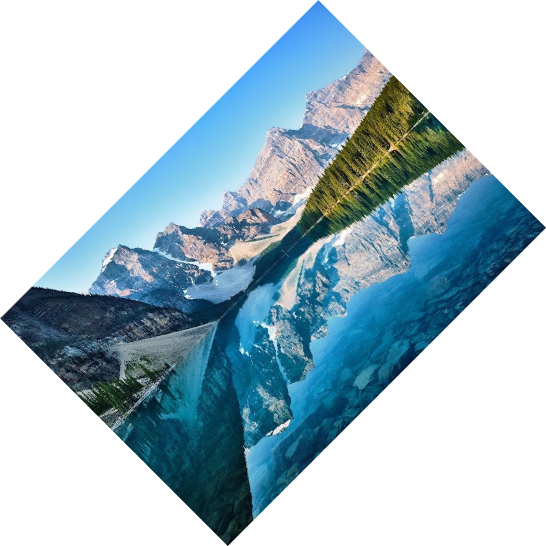
#> input picture GraphicsPractice/output/rotate_45.png, 1092 x 1092 px (shown at 1/2 size)
$ python lesson_13.py
#> lines starting #> are read from the running program, lines starting #| are printed output that depends on the picture; after the words box and inside, x2 and y2 are one past the last pixel; in counts of white or black regions, pixels touching at a corner belong together
import os
from PIL import Image

os.makedirs("output", exist_ok=True)

# Путь к PNG с прозрачностью (можно заменить на свой файл, например output/rotate_45.png)
src_png = "source/logo.png"
if not os.path.exists(src_png):
    src_png = "output/rotate_45.png"

# --- Задача 13.1. Режим, разделение каналов и значения альфа-канала в 5 точках ---
with Image.open(src_png) as raw_img:
#> raw_img is the input picture: PIL image 1092x1092 RGBA; mean R, G, B, A 38.4, 61.1, 71.5, 124
    img_13_1 = raw_img.convert("RGBA")
    print(f"[13.1] Режим изображения: {img_13_1.mode}, размер: {img_13_1.size}")
#| [13.1] Режим изображения: RGBA, размер: (1092, 1092)

    r, g, b, a = img_13_1.split()
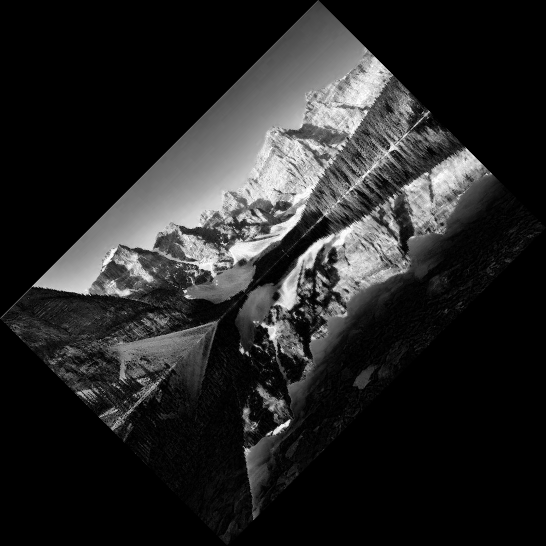
#> r: PIL image 1092x1092 L (shown at 1/2 size); min 0, max 255, mean 38.4
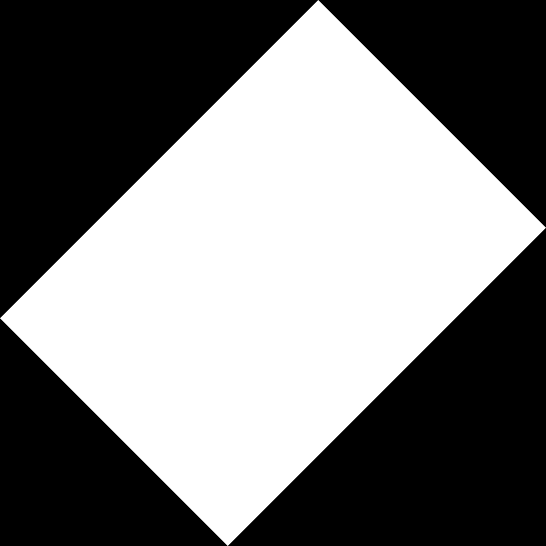
#> a: PIL image 1092x1092 L (shown at 1/2 size); 48.6% white; 1 white region, box (x1, y1, x2, y2) and area: (0, 0, 1092, 1092) 579852
    w, h = img_13_1.size
#> w = 1092; h = 1092

    # 5 контрольных точек: углы и центр
    points = [
        (0, 0),
        (w - 1, 0),
        (0, h - 1),
        (w - 1, h - 1),
        (w // 2, h // 2),
    ]

    for px, py in points:
        alpha_val = a.getpixel((px, py))
        print(f"  Точка ({px}, {py}) -> альфа-канал: {alpha_val}")
#> this loop made 5 passes
#> alpha_val on passes 1 to 5: 0, 0, 0, 0, 255
#|   Точка (0, 0) -> альфа-канал: 0
#|   Точка (1091, 0) -> альфа-канал: 0
#|   Точка (0, 1091) -> альфа-канал: 0
#|   Точка (1091, 1091) -> альфа-канал: 0
#|   Точка (546, 546) -> альфа-канал: 255

# --- Задача 13.2. Полупрозрачное изображение (альфа 50%) ---
with Image.open(src_png) as raw_img:
    img_50 = raw_img.convert("RGBA")
    alpha_50 = img_50.getchannel("A").point(lambda p: int(p * 0.5))
    img_50.putalpha(alpha_50)
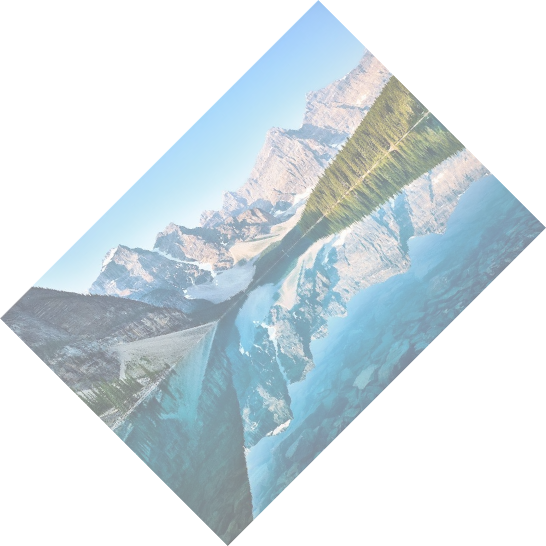
#> img_50: PIL image 1092x1092 RGBA (shown at 1/2 size); mean R, G, B, A 38.4, 61.1, 71.5, 61.8; transparent parts drawn white
    logo_50_path = "output/logo_50.png"
    img_50.save(logo_50_path, format="PNG")
    print(f"[13.2] Сохранено: {logo_50_path}")

# --- Задача 13.3. Наложение логотипа на фон через Image.alpha_composite ---
# Подбираем фоновое изображение (если нет source/bg.jpg, берём source/фото.jpg или создаём фон)
bg_candidates = ["source/bg.jpg", "source/фото.jpg", "source/photo.jpg"]
bg_path = next((p for p in bg_candidates if os.path.exists(p)), None)

with Image.open(src_png) as raw_logo:
    base_logo = raw_logo.convert("RGBA")

    if bg_path:
        with Image.open(bg_path) as raw_bg:
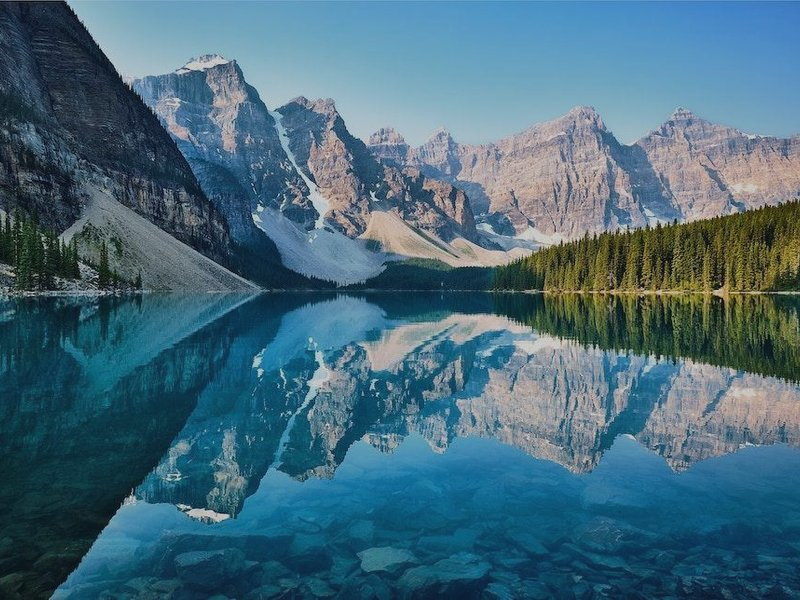
#> input picture GraphicsPractice/assets/bg.jpg, 800 x 600 px, found by its file name
#> raw_bg is the input picture: PIL image 800x600 RGB; mean R, G, B 70.2, 106.4, 123
            bg_rgba = raw_bg.convert("RGBA").resize(base_logo.size, Image.Resampling.LANCZOS)
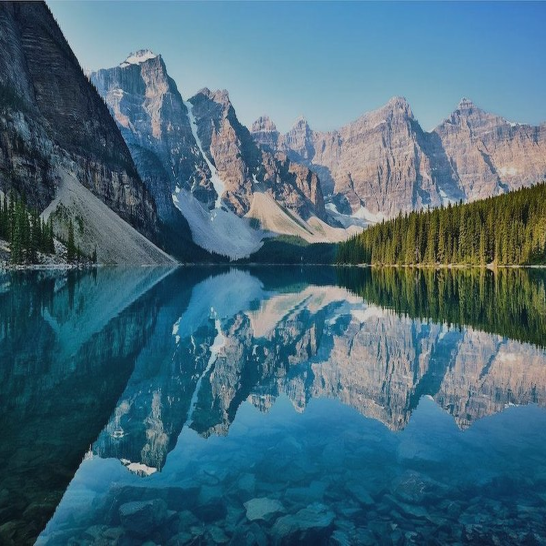
#> bg_rgba: PIL image 1092x1092 RGBA (shown at 1/2 size); mean R, G, B, A 70.2, 106.4, 123, 255
    else:
        bg_rgba = Image.new("RGBA", base_logo.size, (230, 235, 245, 255))

    base_alpha = base_logo.getchannel("A")

    for factor, label in [(0.25, "25"), (0.50, "50"), (0.75, "75")]:
        variant_logo = base_logo.copy()
        scaled_alpha = base_alpha.point(lambda p, k=factor: int(p * k))
        variant_logo.putalpha(scaled_alpha)

        composited = Image.alpha_composite(bg_rgba, variant_logo)
        out_path = f"output/composite_{label}.png"
        composited.save(out_path, format="PNG")
        print(f"[13.3] Вариант {label}% (множитель альфа {factor}): сохранён '{out_path}'")
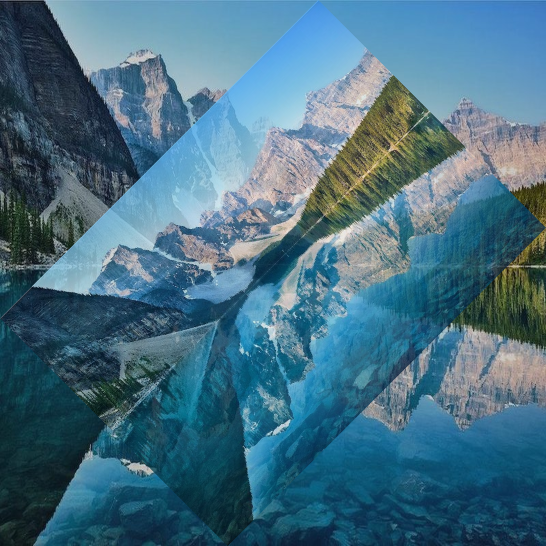
#> composited: PIL image 1092x1092 RGBA (shown at 1/2 size); mean R, G, B, A 70.4, 111.3, 131, 255
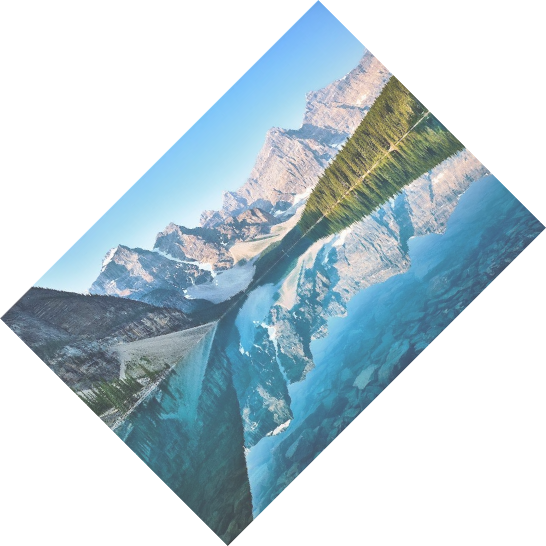
#> variant_logo: PIL image 1092x1092 RGBA (shown at 1/2 size); mean R, G, B, A 38.4, 61.1, 71.5, 92.9; transparent parts drawn white
